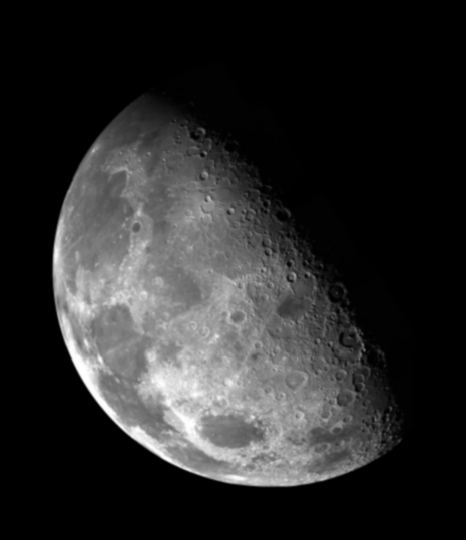
#> input picture Learning/Professional Courses/DIP/Tests/Test6/DIP实验6/Laplace/blurry_moon.tif, 466 x 540 px
$ python test6_1.py
#> lines starting #> are read from the running program, lines starting #| are printed output that depends on the picture; after the words box and inside, x2 and y2 are one past the last pixel; in counts of white or black regions, pixels touching at a corner belong together
import imageio
import numpy as np
import cv2 as cv
from PIL import Image
from matplotlib import pyplot as plt


def readImg():
    return cv.imread('blurry_moon.tif')
#> returned value is the input picture: shape (540, 466, 3); min 0, max 254, mean 42.7
#> in lab_Laplace, `img_lap = cv.Laplacian(img_grey, cv.CV_16S, 3)`:
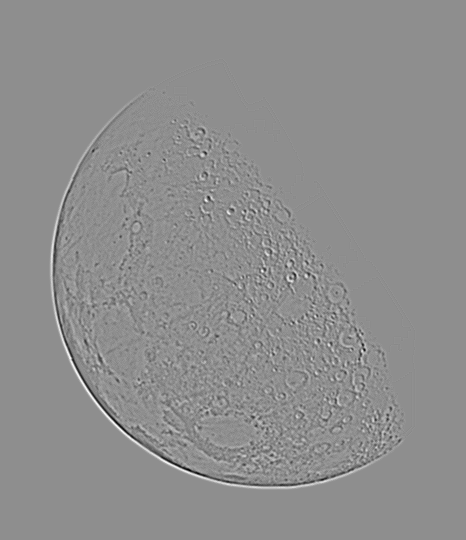
#> img_lap: shape (540, 466) int16; min -62, max 49, mean 0; drawn with min black and max white
#> in lab_Laplace, `img_abs = cv.convertScaleAbs(img_lap)`:
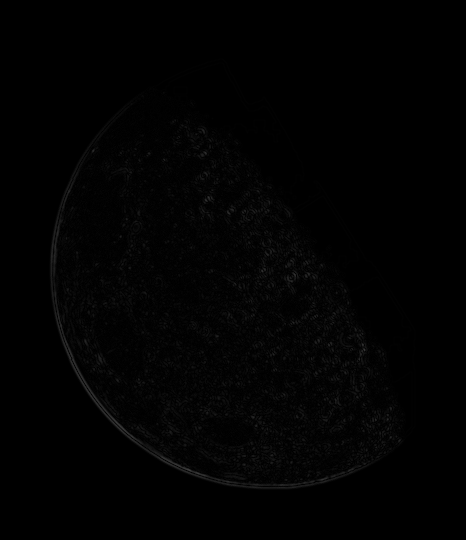
#> img_abs: shape (540, 466); min 0, max 62, mean 1.9
#> in lab_Laplace, `_, img_out = cv.threshold(img_abs, 0, 255, cv.THRESH_BINARY)`:
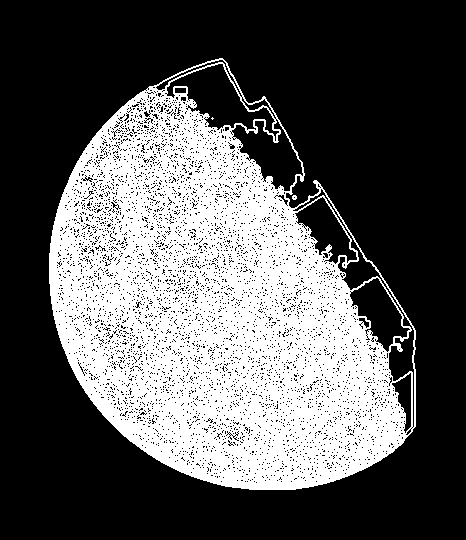
#> img_out: shape (540, 466); 35.6% white; 3 white regions (1 under 20 px), largest, box (x1, y1, x2, y2) and area: (49, 58, 416, 490) 89650, (292, 195, 297, 200) 20


def myLaplace():
    # 1.读入图片，处理灰度
    img = readImg()
    img_grey = cv.cvtColor(img, cv.COLOR_RGB2GRAY)

    # 2. 存入数组，并设置宽和高
    img_gaus = cv.GaussianBlur(img_grey, (3, 3), 0, 0)
    img_grey = np.array(img_gaus)
    weight, height = img.shape[:2]
#> weight = 540; height = 466

    img_pad = np.pad(img_grey, ((1, 1), (1, 1)), 'edge')

    arr = np.array([[0, 1, 0], [1, -4, 1], [0, 1, 0]])
    img_out = np.zeros((weight, height))
    for i in range(weight - 2):
        for j in range(height - 2):
            img_out[i, j] = np.sum(img_pad[i:i + 3, j:j + 3] * arr)
            if img_out[i, j] < 0:
                img_out[i, j] = 0
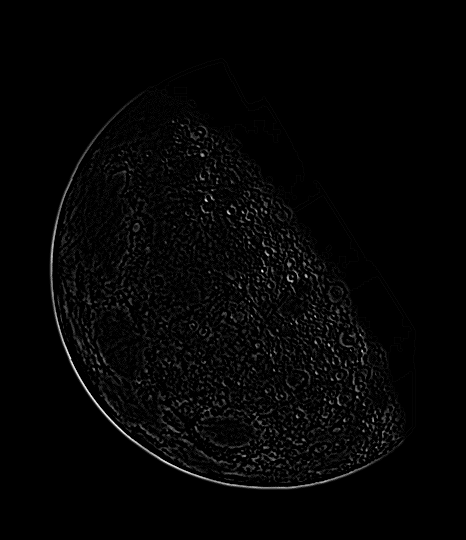
#> img_out: shape (540, 466) float64; min 0, max 49, mean 0.9; drawn with min black and max white

    img_sharp = img_grey - img_out
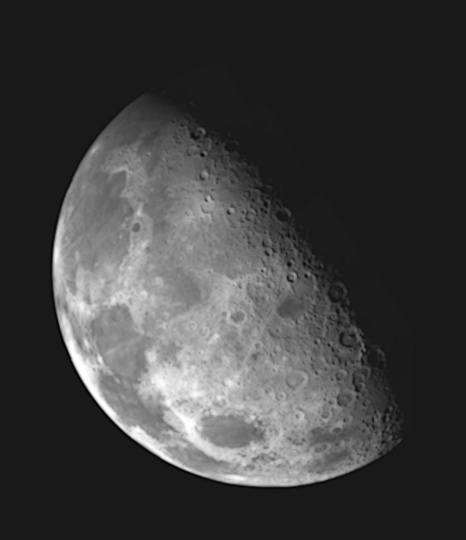
#> img_sharp: shape (540, 466) float64; min -28, max 254, mean 41.7; drawn with min black and max white
    cv.imshow('sharp', img_sharp)
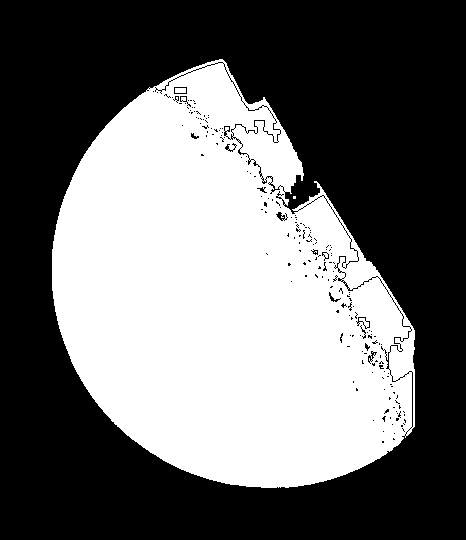
#> window 'sharp': shape (540, 466); 42.3% white; 4 white regions (2 under 20 px), largest, box (x1, y1, x2, y2) and area: (52, 59, 415, 488) 106277, (175, 88, 186, 93) 55
    cv.imwrite('my_sharp.jpg', img_sharp)
    cv.waitKey(0)


def lab_Laplace():
    img = readImg()
    img_gaus = cv.GaussianBlur(img, (3, 3), 0, 0)

    img_grey = cv.cvtColor(img_gaus, cv.COLOR_RGB2GRAY)

    img_lap = cv.Laplacian(img_grey, cv.CV_16S, 3)
    img_abs = cv.convertScaleAbs(img_lap)
    _, img_out = cv.threshold(img_abs, 0, 255, cv.THRESH_BINARY)
    # [4 lines of commented-out code are left out]
    cv.imwrite('lab_sharp.jpg', img_out)
    cv.waitKey(0)


if __name__ == "__main__":
    lab_Laplace()
    myLaplace()
    img = cv.imread('blurry_moon.tif')
    img_my = cv.imread('my_sharp.jpg')
#> img_my: shape (540, 466, 3); min 0, max 255, mean 41.8
    img_lab = cv.imread('lab_sharp.jpg')
#> img_lab: shape (540, 466, 3); min 0, max 255, mean 90.7
    # (540, 466, 3)
    img_combine = np.zeros((540 * 2, 466, 3))  # 竖着拼接
    img_combine[:540, :, :] = img.copy()  # 原图在上
    # img_combine[540:1080, :, :] = img_my.copy()  # 调库在中
    img_combine[:540, :, :] = img_lab.copy()  # 调库在下
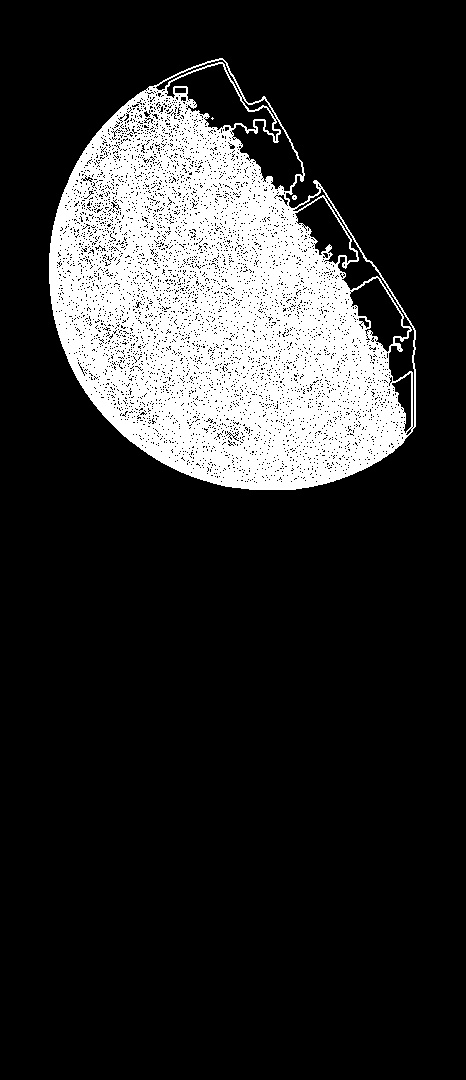
#> img_combine: shape (1080, 466, 3) float64; min 0, max 255, mean 45.3
    img_combine = np.array(img_combine, dtype=np.uint8)  # 将pj1数组元素数据类型的改为"uint8"
    plt.imshow(img_combine)  # 查看拼接情况
    plt.show()
